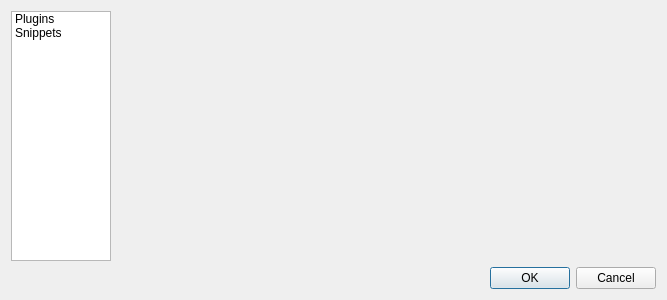
<?xml version="1.0" encoding="UTF-8"?>
<ui version="4.0">
 <class>SettingsDialog</class>
 <widget class="QDialog" name="SettingsDialog">
  <property name="geometry">
   <rect>
    <x>0</x>
    <y>0</y>
    <width>667</width>
    <height>300</height>
   </rect>
  </property>
  <property name="windowTitle">
   <string>Fugio Settings</string>
  </property>
  <layout class="QVBoxLayout" name="verticalLayout">
   <item>
    <layout class="QHBoxLayout" name="horizontalLayout" stretch="0,1">
     <item>
      <widget class="QListWidget" name="mPageList">
       <property name="sizeAdjustPolicy">
        <enum>QAbstractScrollArea::AdjustToContentsOnFirstShow</enum>
       </property>
       <item>
        <property name="text">
         <string>Plugins</string>
        </property>
       </item>
       <item>
        <property name="text">
         <string>Snippets</string>
        </property>
       </item>
      </widget>
     </item>
     <item alignment="Qt::AlignTop">
      <widget class="QStackedWidget" name="mPages">
       <property name="currentIndex">
        <number>0</number>
       </property>
       <widget class="PluginsForm" name="mPlugins"/>
       <widget class="QWidget" name="mSnippets">
        <layout class="QVBoxLayout" name="verticalLayout_2" stretch="0">
         <property name="leftMargin">
          <number>0</number>
         </property>
         <property name="topMargin">
          <number>0</number>
         </property>
         <property name="rightMargin">
          <number>0</number>
         </property>
         <property name="bottomMargin">
          <number>0</number>
         </property>
         <item>
          <layout class="QHBoxLayout" name="horizontalLayout_2">
           <item>
            <widget class="QLabel" name="label">
             <property name="text">
              <string>Snippets Directory:</string>
             </property>
            </widget>
           </item>
           <item>
            <widget class="QLineEdit" name="mSnippetsDirectory"/>
           </item>
           <item>
            <widget class="QPushButton" name="mSnippetsSelect">
             <property name="text">
              <string>Select...</string>
             </property>
            </widget>
           </item>
          </layout>
         </item>
        </layout>
       </widget>
      </widget>
     </item>
    </layout>
   </item>
   <item>
    <widget class="QDialogButtonBox" name="mButtonBox">
     <property name="orientation">
      <enum>Qt::Horizontal</enum>
     </property>
     <property name="standardButtons">
      <set>QDialogButtonBox::Cancel|QDialogButtonBox::Ok</set>
     </property>
    </widget>
   </item>
  </layout>
 </widget>
 <customwidgets>
  <customwidget>
   <class>PluginsForm</class>
   <extends>QWidget</extends>
   <header>plugins/pluginsform.h</header>
   <container>1</container>
  </customwidget>
 </customwidgets>
 <resources/>
 <connections>
  <connection>
   <sender>mButtonBox</sender>
   <signal>accepted()</signal>
   <receiver>SettingsDialog</receiver>
   <slot>accept()</slot>
   <hints>
    <hint type="sourcelabel">
     <x>248</x>
     <y>254</y>
    </hint>
    <hint type="destinationlabel">
     <x>157</x>
     <y>274</y>
    </hint>
   </hints>
  </connection>
  <connection>
   <sender>mButtonBox</sender>
   <signal>rejected()</signal>
   <receiver>SettingsDialog</receiver>
   <slot>reject()</slot>
   <hints>
    <hint type="sourcelabel">
     <x>316</x>
     <y>260</y>
    </hint>
    <hint type="destinationlabel">
     <x>286</x>
     <y>274</y>
    </hint>
   </hints>
  </connection>
  <connection>
   <sender>mPageList</sender>
   <signal>currentRowChanged(int)</signal>
   <receiver>mPages</receiver>
   <slot>setCurrentIndex(int)</slot>
   <hints>
    <hint type="sourcelabel">
     <x>140</x>
     <y>129</y>
    </hint>
    <hint type="destinationlabel">
     <x>332</x>
     <y>129</y>
    </hint>
   </hints>
  </connection>
 </connections>
</ui>
